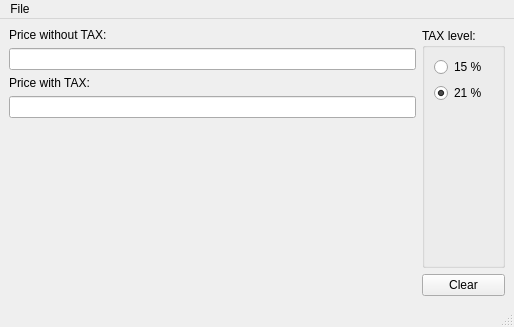
<?xml version="1.0" encoding="UTF-8"?>
<ui version="4.0">
 <class>MainWindow</class>
 <widget class="QMainWindow" name="MainWindow">
  <property name="geometry">
   <rect>
    <x>0</x>
    <y>0</y>
    <width>514</width>
    <height>327</height>
   </rect>
  </property>
  <property name="windowTitle">
   <string>DPHCalc</string>
  </property>
  <widget class="QWidget" name="centralwidget">
   <layout class="QHBoxLayout" name="horizontalLayout">
    <item>
     <layout class="QVBoxLayout" name="verticalLayout">
      <item>
       <widget class="QLabel" name="label">
        <property name="text">
         <string>Price without TAX:</string>
        </property>
       </widget>
      </item>
      <item>
       <widget class="QLineEdit" name="lineEdit"/>
      </item>
      <item>
       <widget class="QLabel" name="label_2">
        <property name="text">
         <string>Price with TAX:</string>
        </property>
       </widget>
      </item>
      <item>
       <widget class="QLineEdit" name="lineEdit_2"/>
      </item>
      <item>
       <spacer name="verticalSpacer_2">
        <property name="orientation">
         <enum>Qt::Orientation::Vertical</enum>
        </property>
        <property name="sizeHint" stdset="0">
         <size>
          <width>20</width>
          <height>40</height>
         </size>
        </property>
       </spacer>
      </item>
     </layout>
    </item>
    <item>
     <layout class="QVBoxLayout" name="verticalLayout_3">
      <item>
       <widget class="QGroupBox" name="GroupBox">
        <property name="title">
         <string>TAX level:</string>
        </property>
        <layout class="QVBoxLayout" name="verticalLayout_2">
         <item>
          <widget class="QRadioButton" name="rb15">
           <property name="text">
            <string>15 %</string>
           </property>
          </widget>
         </item>
         <item>
          <widget class="QRadioButton" name="rb21">
           <property name="text">
            <string>21 %</string>
           </property>
           <property name="checked">
            <bool>true</bool>
           </property>
          </widget>
         </item>
         <item>
          <spacer name="verticalSpacer">
           <property name="orientation">
            <enum>Qt::Orientation::Vertical</enum>
           </property>
           <property name="sizeHint" stdset="0">
            <size>
             <width>20</width>
             <height>40</height>
            </size>
           </property>
          </spacer>
         </item>
        </layout>
       </widget>
      </item>
      <item>
       <widget class="QPushButton" name="pushButton">
        <property name="text">
         <string>Clear</string>
        </property>
       </widget>
      </item>
     </layout>
    </item>
   </layout>
  </widget>
  <widget class="QMenuBar" name="menubar">
   <property name="geometry">
    <rect>
     <x>0</x>
     <y>0</y>
     <width>514</width>
     <height>25</height>
    </rect>
   </property>
   <widget class="QMenu" name="menuFile">
    <property name="title">
     <string>File</string>
    </property>
    <addaction name="actionQuit"/>
   </widget>
   <addaction name="menuFile"/>
  </widget>
  <widget class="QStatusBar" name="statusbar"/>
  <action name="actionQuit">
   <property name="text">
    <string>Quit</string>
   </property>
  </action>
 </widget>
 <resources/>
 <connections>
  <connection>
   <sender>actionQuit</sender>
   <signal>triggered()</signal>
   <receiver>MainWindow</receiver>
   <slot>close()</slot>
   <hints>
    <hint type="sourcelabel">
     <x>-1</x>
     <y>-1</y>
    </hint>
    <hint type="destinationlabel">
     <x>434</x>
     <y>251</y>
    </hint>
   </hints>
  </connection>
 </connections>
</ui>
